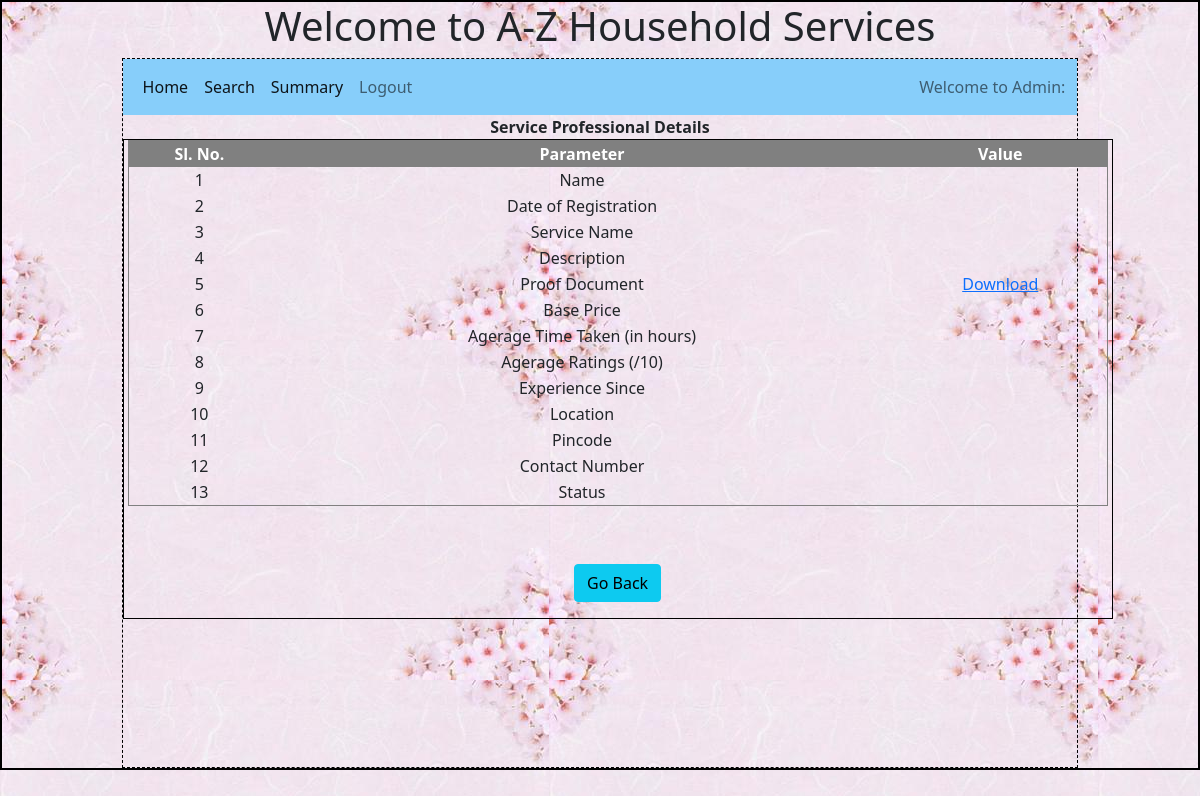
/admin/sp_details/4/6, run on an earlier commit of the app's database.
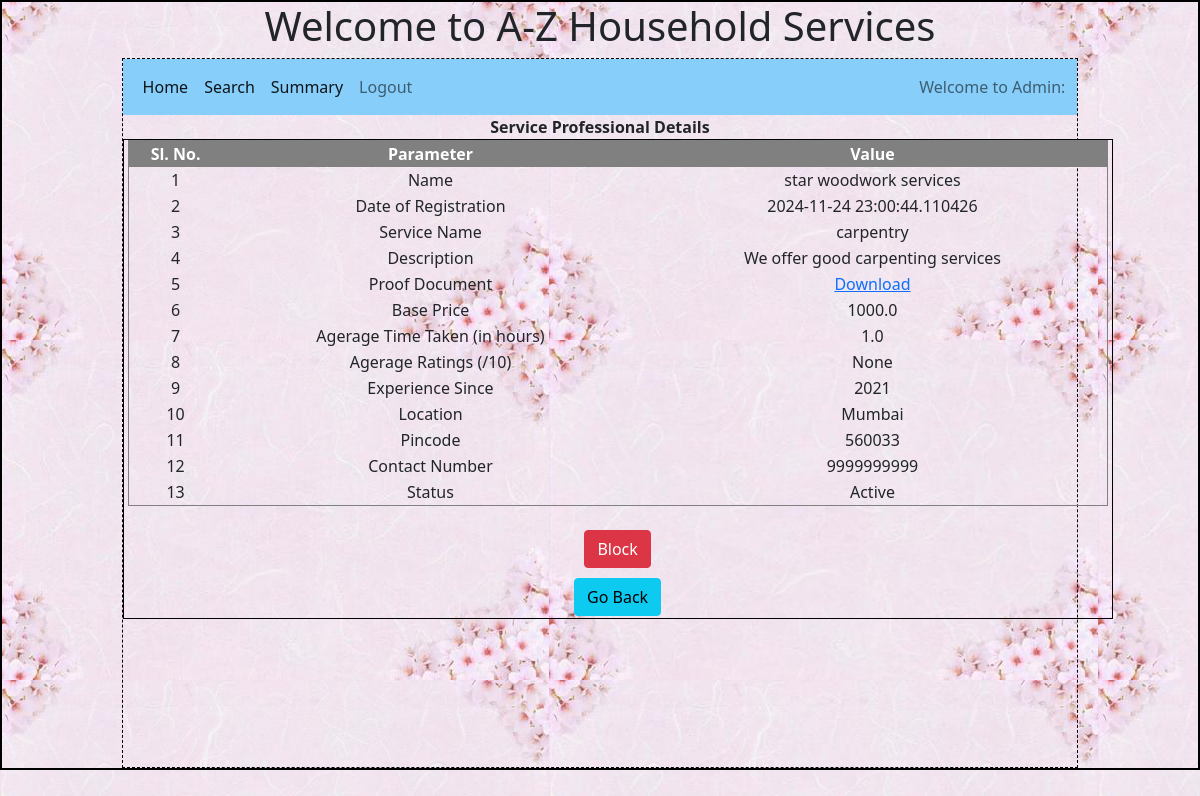
And on a later commit of the database.
### backend/models.py (models this page shows)
class Service_professional(db.Model):
    __tablename__ = 'service_professional' # If we do not define this, the model auto assigns name as lower case of class name
    id=db.Column(db.Integer,primary_key=True)
    email=db.Column(db.String,unique=True, nullable = False)
    name = db.Column(db.String, nullable = False)
    password = db.Column(db.String, nullable = False)
    role = db.Column(db.Integer, default =2)
    date_of_regn = db.Column(db.DateTime, default = datetime.now)
    doc_name = db.Column(db.String, nullable = False) ## TO BE UPDATED
    doc_data = db.Column(db.LargeBinary, nullable = False)
    service_name = db.Column(db.String, nullable = False)
    service_id = db.Column(db.Integer, db.ForeignKey('service.id'), nullable = False)
    description = db.Column(db.String, nullable = False)
    price = db.Column(db.Float, nullable = False)
    avg_time = db.Column(db.Float, nullable = False)
    exp_since = db.Column(db.Integer, nullable = False) # NEED TO CONFIRM on type
    location = db.Column(db.String, nullable = False)
    pin_code = db.Column(db.Integer, nullable = False)
    contact_number = db.Column(db.String, nullable = False)
    status = db.Column(db.String, default = 'Registered') # Registered - 0, Active - 1, Flagged - 2, Blocked - 3, Rejected - 4
    avg_ratings = db.Column(db.Float)
    sr = db.relationship('Service_request', cascade = 'all, delete', backref = 'service_professional', lazy = True)
    ratings = db.relationship('Rating', cascade = 'all, delete', backref = 'service_professional', lazy = True)

### backend/controllers.py (the view)
@app.route("/admin/sp_details/<sp_id>/<uname>")
def sp_details(sp_id, uname):
    sp = Service_professional.query.filter_by(id = sp_id).first()
    return render_template('sp_details.html',sp=sp, uname=uname)

### templates/sp_details.html (shortened to what this page needs)
{%extends "admin_layout.html"%}
{%block content%}
<div style="text-align: center;">
    <p style="margin: auto ;"><b>Service Professional Details</b> </p>
  </div>
  <div style="width:990px; height:480px; overflow-y:auto;margin: auto;margin-bottom: 10px; text-align: center; border: 1px solid black;">
    <table cellspacing="0" cellpadding="1" border="1" width="980" style="margin: auto;">
    <tr style="color:white;background-color:grey;text-align: center;position: sticky;">
        <th>Sl. No.</th>
        <th>Parameter</th>
        <th>Value</th>
    </tr>
    <tr>
        <td>1</td>
        <td>Name</td>
        <td>{{sp.name}}</td>
    </tr>
    <tr>
        <td>2</td>
        <td>Date of Registration</td>
        <td>{{sp.date_of_regn}}</td>
    </tr>
    <tr>
        <td>3</td>
        <td>Service Name</td>
        <td>{{sp.service_name}}</td>
    </tr>
    <tr>
        <td>4</td>
        <td>Description</td>
        <td>{{sp.description}}</td>
    </tr>
    <tr>
        <td>5</td>
        <td>Proof Document</td>
        <td><a href="/download/document/{{sp.id}}/{{uname}}">Download</a></td>
    </tr>
    <tr>
        <td>6</td>
        <td>Base Price</td>
        <td>{{sp.price}}</td>
    </tr>
    <tr>
        <td>7</td>
        <td>Agerage Time Taken (in hours)</td>
        <td>{{sp.avg_time}}</td>
    </tr>
    <tr>
        <td>8</td>
        <td>Agerage Ratings (/10)</td>
        <td>{{sp.avg_ratings}}</td>
    </tr>
    <tr>
        <td>9</td>
        <td>Experience Since</td>
        <td>{{sp.exp_since}}</td>
    </tr>
    <tr>
        <td>10</td>
        <td>Location</td>
        <td>{{sp.location}}</td>
    </tr>
    <tr>
        <td>11</td>
        <td>Pincode</td>
        <td>{{sp.pin_code}}</td>
    </tr>
    <tr>
        <td>12</td>
        <td>Contact Number</td>
        <td>{{sp.contact_number}}</td>
    </tr>
    <tr>
        <td>13</td>
        <td>Status</td>
        <td>{{sp.status}}</td>
    </tr>
    </table>
    <br>
    {%if (sp.status == 'Registered')%}
    <a href="/admin/service_professional/accept/{{sp.id}}/{{uname}}" type="button" class="btn btn-success" style="display: inline; margin-right: 2px;">Accept</a>
    <a href="/admin/service_professional/reject/{{sp.id}}/{{uname}}" type="button" class="btn btn-danger" style="display: inline; margin-left: 2px;">Reject</a>
    {%elif (sp.status == 'Active')%}
    <a href="/admin/service_professional/block/{{sp.id}}/{{uname}}" type="button" class="btn btn-danger" style="display: inline;">Block</a>
    {%elif (sp.status == 'Blocked')%}
    <a href="/admin/service_professional/accept/{{sp.id}}/{{uname}}" type="button" class="btn btn-success" style="display: inline;">Unblock</a>
    {%elif (sp.status == 'Rejected')%}
    <a href="/admin/service_professional/accept/{{sp.id}}/{{uname}}" type="button" class="btn btn-success" style="display: inline;">Accept</a>
    {%endif%}
    <br>
    <a href="/admin/{{uname}}" type="button" class="btn btn-info" style="margin-top: 10px;">Go Back</a>
</div>
{%endblock%}

What changed in the data, as far as the page shows it:
added Service_professional: name "star woodwork services", date_of_regn "2024-11-24 23:00:44.110426", service_name "carpentry", description "We offer good carpenting services", price "1000.0", avg_time "1.0", avg_ratings "None", exp_since "2021", location "Mumbai", pin_code "560033", contact_number "9999999999", status "Active"
Also different on the page:
text now shown: "Block"
